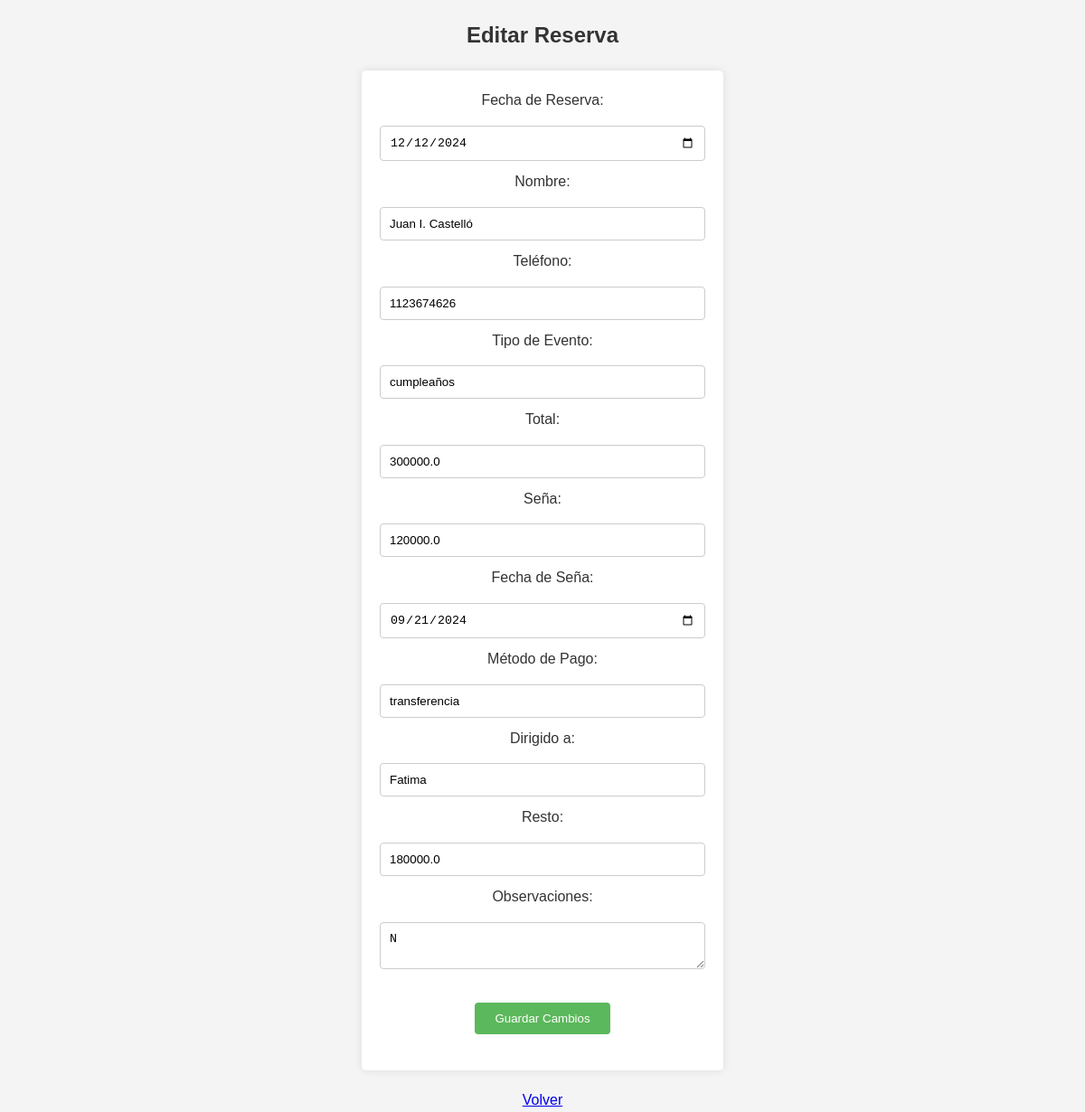
The page /editar/1 on the database its author committed.
### tables this page shows
CREATE TABLE reservas (id INTEGER PRIMARY KEY, fecha TEXT, nombre TEXT, telefono TEXT, tipo_evento TEXT, total REAL, seña REAL, fecha_seña TEXT, metodo_pago TEXT, dirigido_a TEXT, resto REAL, observaciones TEXT);

### app.py (the view, shortened to what this page needs)
@app.route('/editar/<int:id>', methods=['GET', 'POST'])
def editar_reserva(id):
    conn = get_db_connection()
    reserva = conn.execute('SELECT * FROM reservas WHERE id = ?', (id,)).fetchone()
    reserva_dict = dict(reserva)  # Convertimos el objeto a diccionario para que sea modificable
    return render_template('editar_reserva.html', reserva=reserva_dict)

### app.py (called while the page is built)
def get_db_connection():
    conn = sqlite3.connect('reservas.db')
    conn.row_factory = sqlite3.Row
    return conn

### templates/editar_reserva.html (shortened to what this page needs)
<!DOCTYPE html>
<html lang="es">
<head>
    <link rel="stylesheet" href="{{ url_for('static', filename='styles.css') }}">
</head>
<body>
    <div class="centered">
        <h2>Editar Reserva</h2>
        <form method="POST" action="/editar/{{ reserva['id'] }}">
            <label for="fecha">Fecha de Reserva:</label>
            <input type="date" id="fecha" name="fecha" value="{{ reserva['fecha'] }}" required>
            <label for="nombre">Nombre:</label>
            <input type="text" id="nombre" name="nombre" value="{{ reserva['nombre'] }}" required>
            <label for="telefono">Teléfono:</label>
            <input type="text" id="telefono" name="telefono" value="{{ reserva['telefono'] }}" required>
            <label for="tipo_evento">Tipo de Evento:</label>
            <input type="text" id="tipo_evento" name="tipo_evento" value="{{ reserva['tipo_evento'] }}" required>
            <label for="total">Total:</label>
            <input type="number" id="total" name="total" value="{{ reserva['total'] }}" required oninput="calcularResto()">
            <label for="seña">Seña:</label>
            <input type="number" id="seña" name="seña" value="{{ reserva['seña'] }}" required oninput="calcularResto()">
            <label for="fecha_seña">Fecha de Seña:</label>
            <input type="date" id="fecha_seña" name="fecha_seña" value="{{ reserva['fecha_seña'] }}" required>
            <label for="metodo_pago">Método de Pago:</label>
            <input type="text" id="metodo_pago" name="metodo_pago" value="{{ reserva['metodo_pago'] }}" required>
            <label for="dirigido_a">Dirigido a:</label>
            <input type="text" id="dirigido_a" name="dirigido_a" value="{{ reserva['dirigido_a'] }}" required>
            <label for="resto">Resto:</label>
            <input type="number" id="resto" name="resto" value="{{ reserva['resto'] }}" required readonly>
            <label for="observaciones">Observaciones:</label>
            <textarea id="observaciones" name="observaciones">{{ reserva['observaciones'] }}</textarea>
            <button type="submit" class="centered-button">Guardar Cambios</button>
        </form>
        <div class="centered">
            <p><a href="/reservas">Volver</a></p>
        </div>
    </div>
</body>
</html>

### static/styles.css (style rules this page uses)
* { margin: 0; padding: 0; box-sizing: border-box; }
body { font-family: Arial, sans-serif; background-color: #f4f4f4; color: #333; line-height: 1.6; }
h2 { text-align: center; margin: 20px 0; }
.centered { text-align: center; margin-top: 10px; }
form { max-width: 400px; margin: 20px auto; padding: 20px; background: #fff; border-radius: 5px; box-shadow: 0 0 10px rgba(0,0,0,0.1); }
label { display: block; margin-bottom: 5px; }
input[type="text"], input[type="password"], input[type="date"], input[type="number"], textarea { width: 100%; padding: 10px; margin: 10px 0; border: 1px solid #ccc; border-radius: 4px; }
button { width: auto; max-width: 150px; padding: 10px; background-color: #5cb85c; color: white; border: none; border-radius: 4px; cursor: pointer; margin: 5px; }
.centered-button { display: block; margin: 20px auto; width: 50%; }

### rows shown on the page
reservas: fecha "12/12/2024", nombre "Juan I. Castelló", telefono "1123674626", tipo_evento "cumpleaños", total "300000.0", seña "120000.0", fecha_seña "09/21/2024", metodo_pago "transferencia", dirigido_a "Fatima", resto "180000.0", observaciones "N"
